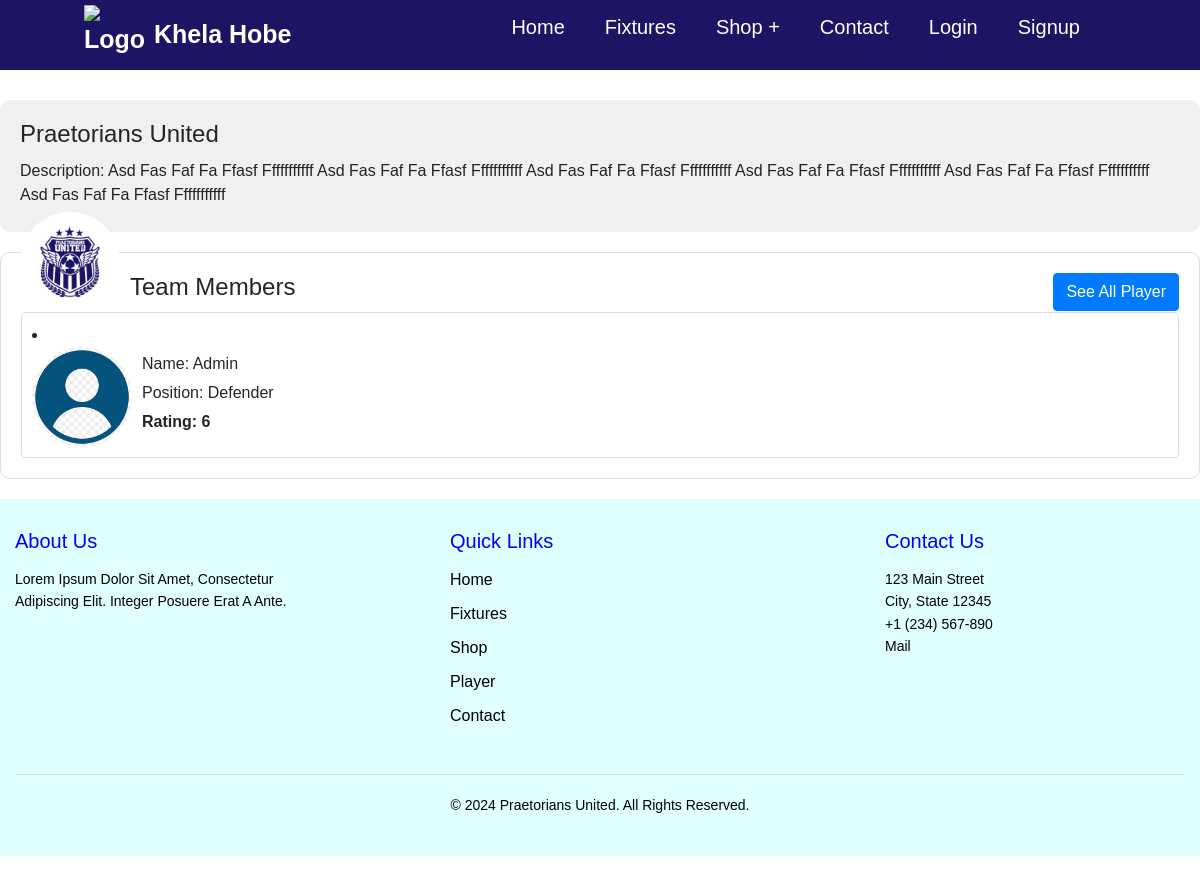
The page /team/team_profile/11/ on the database its author committed.
### Team/models.py (models this page shows, shortened)
class Team(models.Model):
    name = models.CharField(max_length=100)
    description = models.TextField()
    logo = models.ImageField(upload_to='team_logos/', null=True, blank=True)
    established = models.DateField()

### Player/models.py (models this page shows, shortened)
class Player(models.Model):
    GOALKEEPER = 'goalkeeper'
    DEFENDER = 'defender'
    MIDFIELDER = 'midfielder'
    FORWARD = 'forward'
    POSITION_CHOICES = [
        (GOALKEEPER, 'Goalkeeper'),
        (DEFENDER, 'Defender'),
        (MIDFIELDER, 'Midfielder'),
        (FORWARD, 'Forward'),
    ]
    RATING_CHOICES = [
        (1, '1'),
        (2, '2'),
        (3, '3'),
        (4, '4'),
        (5, '5'),
        (6, '6'),
        (7, '7'),
        (8, '8'),
        (9, '9'),
        (10, '10'),
    ]
    user = models.OneToOneField(User, on_delete=models.CASCADE)
    name = models.CharField(max_length=100)
    bio = models.TextField(null=True)
    kit = models.IntegerField(unique=True)
    team = models.ForeignKey(Team, on_delete=models.SET_NULL, null=True, blank=True, related_name='player')
    position = models.CharField(
        max_length=50,
        choices=POSITION_CHOICES,
        default=MIDFIELDER,
    )
    age = models.IntegerField()
    img = models.ImageField(upload_to='player_images/')
    NID_number = models.CharField(max_length=100)
    nationality = models.CharField(max_length=100, null=True)
    nationality_image = models.ImageField(upload_to='player_nationality_images/', null=True)
    rating = models.IntegerField(choices=RATING_CHOICES,default=5)  # Rating field from 1 to 10

### Team/views.py (the view)
# urls.py: path('team_profile/<int:team_id>/', views.team_profile, name='team_profile'),
def team_profile(request, team_id):
    team = get_object_or_404(Team, pk=team_id)
    players = Player.objects.all()
    data = {
        "team":team,
        "players":players
    }
    return render(request, 'myteam.html', data)

### templates/myteam.html (shortened to what this page needs)
{% extends "base.html" %}
{% load static %}
{% block content %}
<div class="team-details">
    <h1 class="myteam-h1">{{ team.name }}</h1>
    <p class="myteam-p">Description: {{ team.description }}</p>
    {% if team.logo %}
    <img class="myteam-img" src="{{ team.logo.url }}" alt="{{ team.name }} Logo">
    {% endif %}
</div>
<div class="team-members">
    <div class="clearfix">
        <h2 class="myteam-h2" style="float: left;">Team Members</h2>
        <a href="{% url 'addplayer_list' %}" class="btn btn-primary" style="float: right;">See All Player</a>
    </div>
        {% for player in players %}
        {% if player.team == team %}
        <li class="myteam-li">
            <div class="player-info">
                <img class="myteam-img" src="{{ player.img.url }}" alt="{{ player.name }} Image">
                <div class="player-details">
                    <p class="myteam-p">Name: {{ player.name }}</p>
                    <p class="myteam-p">Position: {{ player.get_position_display }}</p>
                    <p class="myteam-p rating">Rating: {{ player.rating }}</p>
                </div>
            </div>
        </li>
        {% endif %}
        {% empty %}
        <li class="myteam-li">No players in this team yet.</li>
        {% endfor %}
</div>
{% endblock %}

### static/css/style.css (style rules this page uses)
* { margin: 0; padding: 0; box-sizing: border-box; font-family: Arial, Helvetica, sans-serif; text-transform: capitalize; text-decoration: none; }
body { min-height: 100vh; background-size: cover; background-position: center; }
.myteam-h1, .myteam-h2 { font-size: 24px; margin-bottom: 10px; }
.myteam-p { margin: 5px 0; }
.myteam-li { margin-bottom: 20px; border: 1px solid #ddd; padding: 10px; border-radius: 5px; }
.myteam-li:last-child { margin-bottom: 0; }
.myteam-img { width: 100px; height: 100px; border-radius: 50%; margin-right: 10px; float: left; }
.rating { font-weight: bold; }
.team-details { margin-top: 100px; background-color: #f0f0f0; padding: 20px; border-radius: 10px; margin-bottom: 20px; }
.team-members { padding: 20px; background-color: #fff; border: 1px solid #ddd; border-radius: 10px; }
.player-info { overflow: hidden; }
.player-details { float: left; }
.clearfix::after { content: ""; clear: both; display: table; }

### rows shown on the page
Team: name "Praetorians United", description "Asd Fas Faf Fa Ffasf Fffffffffff Asd Fas Faf Fa Ffasf Fffffffffff Asd Fas Faf Fa Ffasf Fffffffffff Asd Fas Faf Fa Ffasf Fffffffffff Asd Fas Faf Fa Ffasf Fffffffffff Asd Fas Faf Fa Ffasf Fffffffffff", logo (picture)
Player: img (placeholder picture), name "Admin", position "Defender", rating "6"
